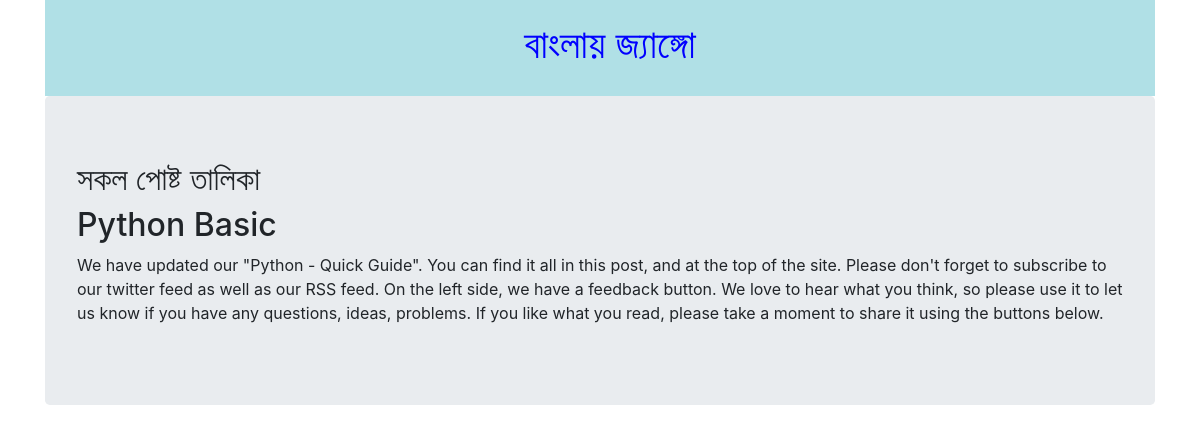
Page /blog/single-post/1/ on the committed database.
### blog_post/models.py (models this page shows)
class Post(models.Model):
    title = models.CharField(max_length=100)
    description = models.TextField()
    def __str__(self):
        return self.title

### blog_post/views.py (the view)
# urls.py: url(r'^single-post/(?P<post_id>[0-9]+)/', views.single_post, name='single-post')
def single_post(request, post_id):
   post = Post.objects.get(pk=post_id)
   print(post)
   return render(request, 'single_post.html', {'post': post})

### templates/single_post.html
{% extends 'base.html' %}
   {% block content %}
      <h2>{{ post.title }}</h2>
      <p>{{ post.description }}</p>
   {% endblock %}

### rows in the picture
Post: title "Python Basic", description "We have updated our \"Python - Quick Guide\". You can find it all in this post, and at the top of the site. Please don't forget to subscribe to our twitter feed as well as our RSS feed. On the left side, we have a feedback button. We love to hear what you think, so please use it to let us know if you have any questions, ideas, problems. If you like what you read, please take a moment to share it using the buttons below."
